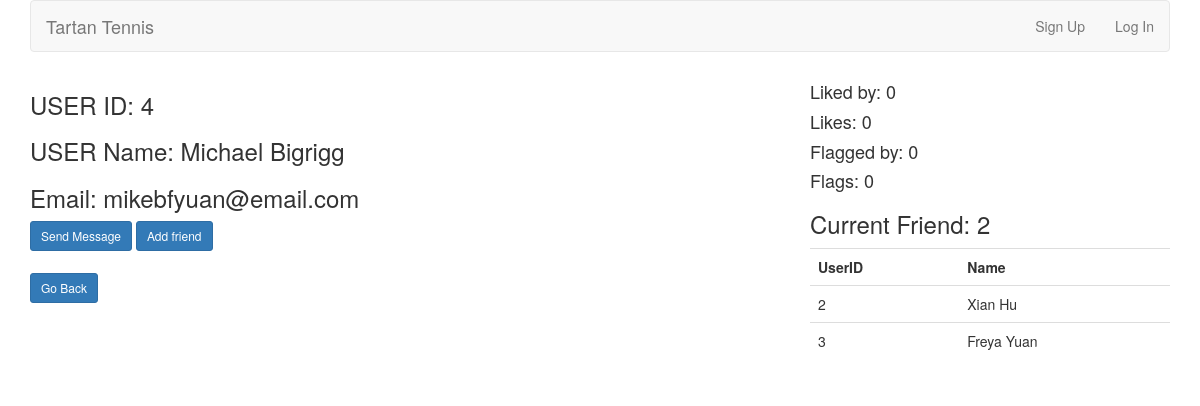
The app's page /dashboard.php?profile_id=4, older data.
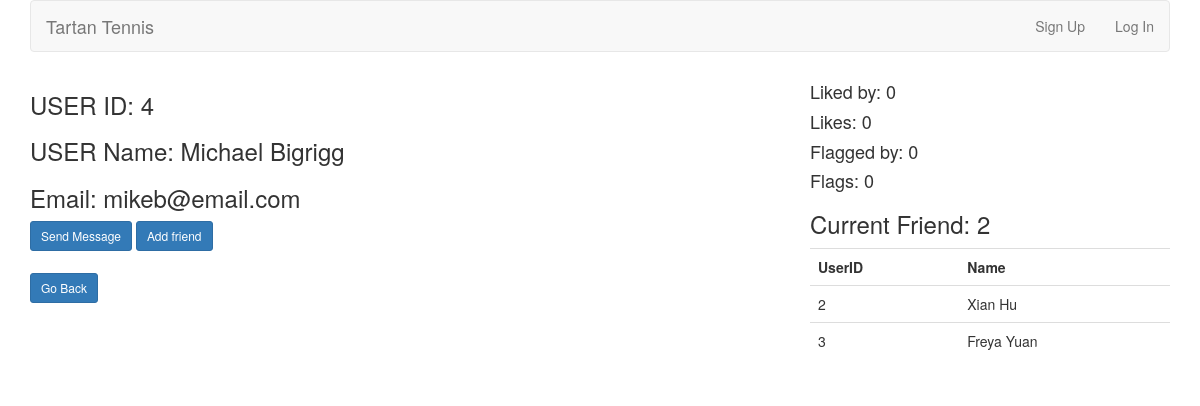
The same page, newer data.
### tables this page shows
CREATE TABLE `users` (
  `user_id` int(10) UNSIGNED NOT NULL PRIMARY KEY AUTO_INCREMENT,
  `first_name` varchar(20) NOT NULL,
  `last_name` varchar(20) NOT NULL,
  `username` varchar(20) NOT NULL,
  `email` varchar(50) NOT NULL,
  `pass` char(40) NOT NULL,
  `created_at` timestamp NOT NULL DEFAULT CURRENT_TIMESTAMP,
  `updated_at` timestamp NOT NULL DEFAULT CURRENT_TIMESTAMP ON UPDATE CURRENT_TIMESTAMP
);

CREATE TABLE `friends` (
  `friend_id` int(11) NOT NULL PRIMARY KEY AUTO_INCREMENT,
  `friender_id` int(11) NOT NULL,
  `friendee_id` int(11) NOT NULL
);

### dashboard.php (the view, shortened to what this page needs)
<?php
include ('includes/header.php');
$profile_id = $_GET['profile_id'];
$user = $_GET['user'];
?>
<div class="row">
  <div class="col-md-8">
<?php
$q = "SELECT first_name, last_name, email FROM users WHERE user_id = {$profile_id}";
$r = @mysqli_query($dbc, $q);
while($row = mysqli_fetch_array($r)) {
    echo '<h3>USER ID: ' . $profile_id . '</h3>';
    echo '<h3>USER Name: ' . $row['first_name'] . ' ' . $row['last_name'] . '</h3>';
    echo '<h3>Email: ' . $row['email'] . '</h3>';
    if($user != $profile_id) {
        echo '<a class="btn btn-primary btn-sm" href="send_message.php?receiver_id='
                            . $profile_id . '">Send Message</a>' . '              ' .
        '<a class="btn btn-primary btn-sm" href="friend_request.php?receiver_id='
                            . $profile_id . '">Add friend</a>';
        echo '<h3><a class="btn btn-primary btn-sm"
        href="index.php">Go Back</a> </h3> ';
    }
}
?>
  </div>
  <div class="col-md-4">
<?php
$likeeq = "SELECT * FROM likes WHERE likee_id = {$profile_id}";
$likerq = "SELECT * FROM likes WHERE liker_id = {$profile_id}";
$badlikerq = "SELECT * FROM likes WHERE liker_id = {$profile_id} AND bad_like = 1";
$badlikeeq = "SELECT * FROM likes WHERE likee_id = {$profile_id} AND bad_like = 1";
$likeer = mysqli_query($dbc, $likeeq);
$likerr = mysqli_query($dbc, $likerq);
$badlikeer = mysqli_query($dbc, $badlikeeq);
$badlikerr = mysqli_query($dbc, $badlikerq);
$num_likeer = mysqli_num_rows($likeer);
$num_likerr = mysqli_num_rows($likerr);
$num_badlikeer = mysqli_num_rows($badlikeer);
$num_badlikerr = mysqli_num_rows($badlikerr);
echo '<h4>Liked by: ' . $num_likeer . '</h4>';
echo '<h4>Likes: ' . $num_likerr . '</h4>';
echo '<h4>Flagged by: ' . $num_badlikeer . '</h4>';
echo '<h4>Flags: ' . $num_badlikerr . '</h4>';
if($user == $profile_id) {
    include ('personal.php');
} else {
    $all = "SELECT * FROM friends WHERE friender_id = {$profile_id} OR friendee_id = {$profile_id}";
    $ra = mysqli_query($dbc, $all);
    $num_friends = mysqli_num_rows($ra);
    echo '<h3>Current Friend: ' . $num_friends . '</h3>';
    if ($num_friends > 0) {
        echo '<table class="table">
        <tr>
        <th>UserID</th>
        <th>Name</th>
        </tr>';
        while($row = mysqli_fetch_array($ra)) {
            if($row['friender_id'] == $profile_id){
                $q1 = "SELECT * FROM users WHERE user_id = {$row['friendee_id']}";
                $r1 = mysqli_query($dbc, $q1);
                while($row_1 = mysqli_fetch_array($r1)) {
                    echo
                    '<tr>
                    <td>' . $row['friendee_id'] . '</td>
                    <td>' . $row_1['first_name'] . ' ' . $row_1['last_name'] . '</td>
                    </tr>';
                }
            } else {
                $q2 = "SELECT * FROM users WHERE user_id = {$row['friender_id']}";
                $r2 = mysqli_query($dbc, $q2);
                while($row_2 = mysqli_fetch_array($r2)) {
                    echo
                    '<tr>
                    <td>' . $row['friender_id'] . '</td>
                    <td>' . $row_2['first_name'] . ' ' . $row_2['last_name'] . '</td>
                    </tr>';
                }
            }
        }
        echo '</table>';
    }
}
?>
  </div>
</div>

### includes/header.php (shortened to what this page needs)
<!DOCTYPE html>
<html>
<head>
	<link rel="stylesheet" href="bower_components/bootstrap/dist/css/bootstrap.min.css">
	<link rel="stylesheet" href="includes/styles.css">
</head>
<body>
<div class="container">
<nav class="navbar navbar-default">
  <div class="container-fluid">
    <div class="navbar-header">
      <a class="navbar-brand" href="index.php">Tartan Tennis</a>
    </div>
    <ul class="nav navbar-nav navbar-right">
<?php
require('mysqli_connect.php');
$is_loggedin = isset($_COOKIE['first_name']) AND isset($_COOKIE['user_id']);
if ($is_loggedin) {
	echo "<li><a href='index.php'>Hi, " . $fn . "</a></li>";
	echo '<li><a href="alltime.php">View All</a></li> ';
	echo '<li><a href="dashboard.php?profile_id=' . $user_id . '">Profile</a></li> ';
	echo "<li><a href='activities.php'>History</a></li>";
	$q = "SELECT message_id FROM messages WHERE receiver_id='$user_id' AND is_read = 0";
	$r = @mysqli_query($dbc, $q);
	$num = mysqli_num_rows($r);
	if($num > 0) {
		echo "<li><a href='message.php'>New Message ($num)</a></li>";
	} else {
		echo "<li><a href='message.php'>Message</a></li>";
	}
	echo "<li><a href='logout.php'>Log Out</a></li>";
} else {
	echo "<li><a href='register.php'>Sign Up</a></li><li><a href='login.php'>Log In</a></li>";
}
?>
    </ul>
  </div>
</nav>

Row changes from the older to the newer data that the page shows:
changed users "Michael": email "mikebfyuan@email.com" → "mikeb@email.com"
